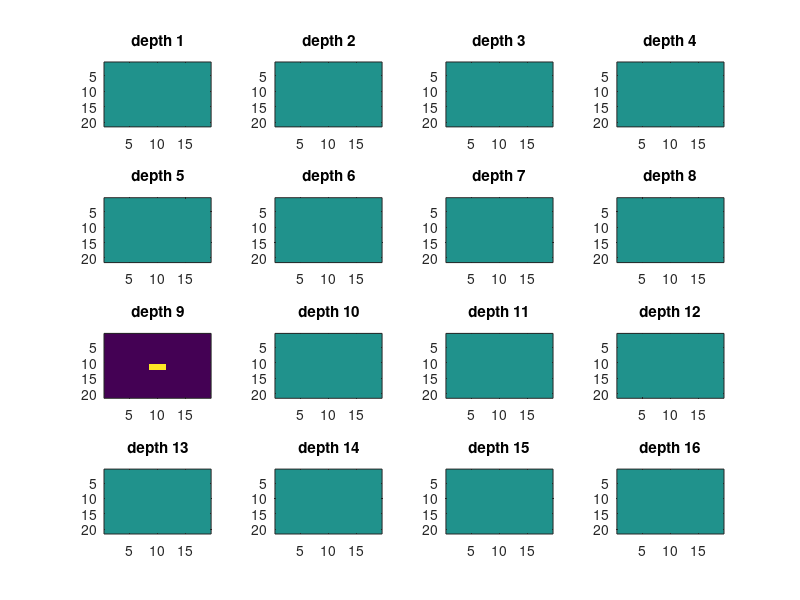
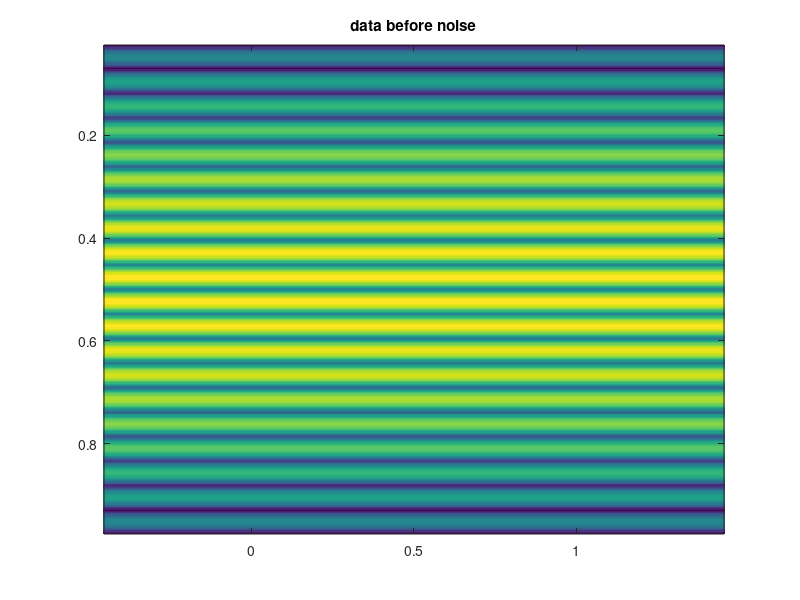
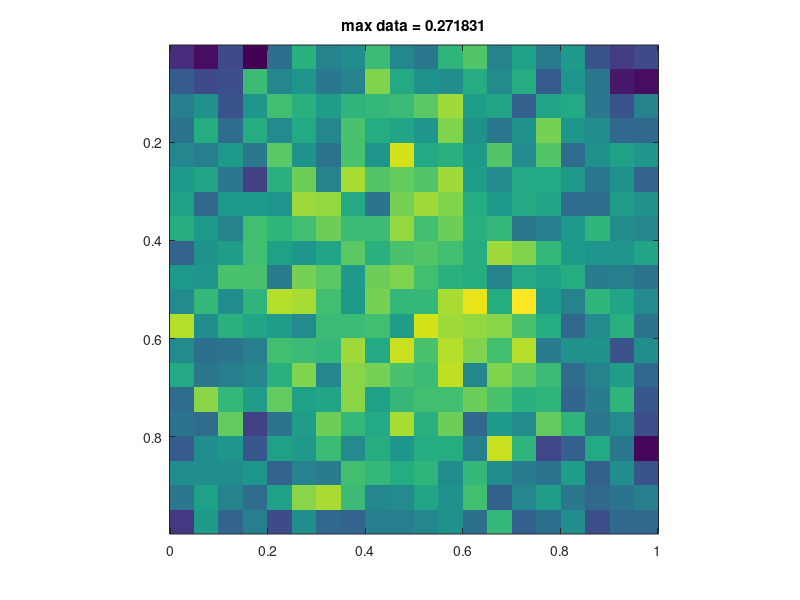

These charts were generated, in order, by the following MATLAB code: (Note: this script raises an error after producing the figures.)
clear all; close all;

%%

% Program a quadratic regularization inversion to check forward operator
% accuracy against analytic solutions

%%  Set the problem size, dimensions

% Project cell walls to centres
centre = @(x) x(1:end - 1) + 0.5*diff(x);

% source position vectors on the nodes
x = linspace(0,1,22);
y = linspace(0,1,20);
z = linspace(2,3,18);

% source position vectors in centers
zc = centre(z);
xc = centre(x);
yc = centre(y);
    
nz = length(zc);
nx = length(xc);
ny = length(yc);
nnn = nz * nx * ny;   

dx = x(2) - x(1);
dy = y(2) - y(1);
dz = z(2) - z(1);
h = ones(1, nnn) * dx*dy*dz; % form volume element vector

% observation matrices
nobsx = 20;
[ObsX, ObsY] = meshgrid(linspace(0, 1, nobsx),linspace(0,1,nobsx));
ObsZ = zeros(size(ObsX)) + 0.5; % ensure observations are above model
nobs = numel(ObsX(:));          

%% Form the Forward kernel matrix

e = @ (n) ones(1, n);
% Scale up dimensions to 3D
kron3 = @(a, b, c)  kron(a, kron(b, c));
% Kron observations to size G
kronobs = @(obs) kron( e(nnn), obs(:) );
% Kron dimensions to size G and subtract obs distance
H = kron( e(nobs)', h);
Z = kron( e(nobs)', kron3( e(ny), e(nx), zc)) - kronobs(ObsZ);
X = kron( e(nobs)', kron3( e(ny), xc, e(nz))) - kronobs(ObsX);
Y = kron( e(nobs)', kron3( yc, e(nx), e(nz))) - kronobs(ObsY);
R = (X.^2 + Y.^2 + Z.^2).^(3/2);
G = Z .* H .* 1./R;

%% Build a model, Test an inversion
m = ones(nz, nx, ny);
%noise = 5 * randn(nz, nx, ny);
m(round(0.5*nz),...
    round(0.5*nx) : round(0.5*nx) + 1,...
    round(0.5*ny) - 1 : round(0.5*ny) + 1 ) = 4;

figure()
for zi = 1:length(zc)-1
    subplot(floor(sqrt(nz)), floor(sqrt(nz)), zi)
    imagesc(squeeze(m( zi ,:, :)))
    title(sprintf('depth %i', zi))
end

%m = m + noise;

% m(1:2,1:2,15) = 2000;
d = G*m(:);
figure()
imagesc(xc,yc,d); title('data before noise');
d = d + 0.05 * mean(d) * randn(length(d), 1) + 0.005*mean(d);
d = reshape(d, size(ObsX) );
figure()
imagesc(xc,yc,d); title('data after noise');
title(sprintf('max data = %f', max(d(:))))
axis square

% Form the Gradient operator in 3D
D = @(n) spdiags([-e(n )', e(n )'], [-1 0], n +1 , n);
Iz = speye(nz);
Ix = speye(nx);
Iy = speye(ny);                 % Boundary Conditions %
Dz = kron(Iy, kron(Ix, D(nz))); Dz(1) = 1; Dz(end) = 2;
Dx = kron(Iy, kron(D(nx), Iz)); Dx(1) = 2; Dx(end) = 2;
Dy = kron(D(ny), kron(Ix, Iz)); Dy(1) = 2; Dy(end) = 2;

GRAD = [Dz; Dx; Dy];

Im = spdiags(e(nnn)' * h, 0, nnn, nnn);

beta = 1e-7;

A = G' * G + beta * (GRAD' * GRAD) + beta * Im;
minv = A\(G' * d(:));

minv = reshape(minv, nz, nx, ny);

figure()
for zi = 1:length(zc)-1
    subplot(round(sqrt(nz)), round(sqrt(nz)), zi)
    imagesc(squeeze(minv( zi ,:, :)))
    title(sprintf('depth %i', zi))
end